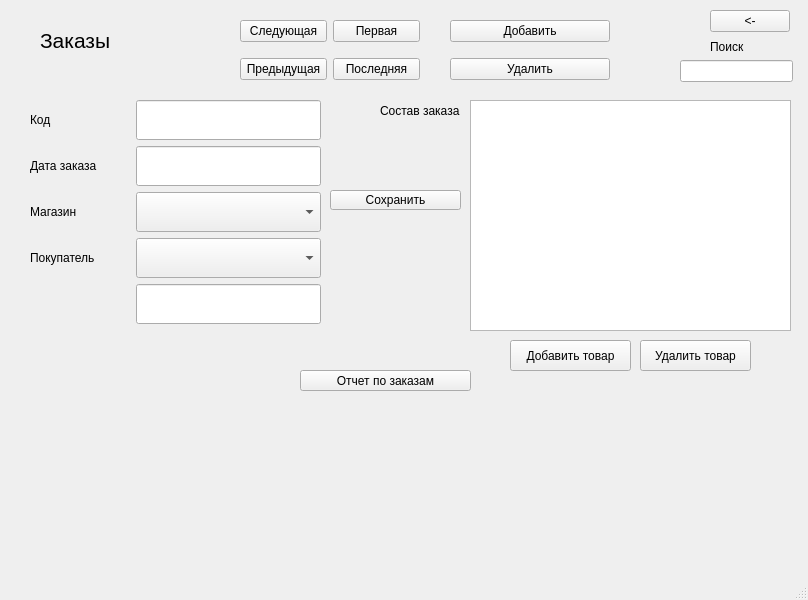
<?xml version="1.0" encoding="UTF-8"?>
<ui version="4.0">
 <class>MainWindow</class>
 <widget class="QMainWindow" name="MainWindow">
  <property name="geometry">
   <rect>
    <x>0</x>
    <y>0</y>
    <width>808</width>
    <height>600</height>
   </rect>
  </property>
  <property name="windowTitle">
   <string>Заказы</string>
  </property>
  <widget class="QWidget" name="centralwidget">
   <widget class="QPushButton" name="b_back">
    <property name="geometry">
     <rect>
      <x>710</x>
      <y>10</y>
      <width>80</width>
      <height>22</height>
     </rect>
    </property>
    <property name="text">
     <string>&lt;-</string>
    </property>
   </widget>
   <widget class="QWidget" name="gridLayoutWidget">
    <property name="geometry">
     <rect>
      <x>240</x>
      <y>10</y>
      <width>180</width>
      <height>80</height>
     </rect>
    </property>
    <layout class="QGridLayout" name="gridLayout">
     <item row="1" column="0">
      <widget class="QPushButton" name="b_prev">
       <property name="text">
        <string>Предыдущая</string>
       </property>
      </widget>
     </item>
     <item row="0" column="0">
      <widget class="QPushButton" name="b_next">
       <property name="text">
        <string>Следующая</string>
       </property>
      </widget>
     </item>
     <item row="0" column="1">
      <widget class="QPushButton" name="b_first">
       <property name="text">
        <string>Первая</string>
       </property>
      </widget>
     </item>
     <item row="1" column="1">
      <widget class="QPushButton" name="b_last">
       <property name="text">
        <string>Последняя</string>
       </property>
      </widget>
     </item>
    </layout>
   </widget>
   <widget class="QWidget" name="gridLayoutWidget_2">
    <property name="geometry">
     <rect>
      <x>450</x>
      <y>10</y>
      <width>160</width>
      <height>80</height>
     </rect>
    </property>
    <layout class="QGridLayout" name="gridLayout_2">
     <item row="0" column="0">
      <widget class="QPushButton" name="b_add">
       <property name="text">
        <string>Добавить</string>
       </property>
      </widget>
     </item>
     <item row="1" column="0">
      <widget class="QPushButton" name="b_delete">
       <property name="text">
        <string>Удалить</string>
       </property>
      </widget>
     </item>
    </layout>
   </widget>
   <widget class="QLabel" name="label">
    <property name="geometry">
     <rect>
      <x>40</x>
      <y>10</y>
      <width>141</width>
      <height>61</height>
     </rect>
    </property>
    <property name="font">
     <font>
      <pointsize>16</pointsize>
     </font>
    </property>
    <property name="text">
     <string>Заказы</string>
    </property>
   </widget>
   <widget class="QWidget" name="gridLayoutWidget_3">
    <property name="geometry">
     <rect>
      <x>30</x>
      <y>100</y>
      <width>291</width>
      <height>226</height>
     </rect>
    </property>
    <layout class="QGridLayout" name="gridLayout_3">
     <item row="0" column="0">
      <widget class="QLabel" name="label_2">
       <property name="minimumSize">
        <size>
         <width>100</width>
         <height>0</height>
        </size>
       </property>
       <property name="text">
        <string>Код</string>
       </property>
      </widget>
     </item>
     <item row="1" column="1">
      <widget class="QLineEdit" name="le_date">
       <property name="minimumSize">
        <size>
         <width>150</width>
         <height>40</height>
        </size>
       </property>
      </widget>
     </item>
     <item row="3" column="0">
      <widget class="QLabel" name="label_5">
       <property name="text">
        <string>Магазин</string>
       </property>
      </widget>
     </item>
     <item row="0" column="1">
      <widget class="QLineEdit" name="le_id">
       <property name="minimumSize">
        <size>
         <width>150</width>
         <height>40</height>
        </size>
       </property>
      </widget>
     </item>
     <item row="1" column="0">
      <widget class="QLabel" name="label_4">
       <property name="text">
        <string>Дата заказа</string>
       </property>
      </widget>
     </item>
     <item row="4" column="0">
      <widget class="QLabel" name="label_6">
       <property name="text">
        <string>Покупатель</string>
       </property>
      </widget>
     </item>
     <item row="5" column="1">
      <widget class="QLineEdit" name="le_phone">
       <property name="minimumSize">
        <size>
         <width>150</width>
         <height>40</height>
        </size>
       </property>
      </widget>
     </item>
     <item row="3" column="1">
      <widget class="QComboBox" name="cb_store">
       <property name="minimumSize">
        <size>
         <width>0</width>
         <height>40</height>
        </size>
       </property>
      </widget>
     </item>
     <item row="4" column="1">
      <widget class="QComboBox" name="cb_customer">
       <property name="minimumSize">
        <size>
         <width>0</width>
         <height>40</height>
        </size>
       </property>
      </widget>
     </item>
    </layout>
   </widget>
   <widget class="QTableView" name="tw">
    <property name="geometry">
     <rect>
      <x>470</x>
      <y>100</y>
      <width>321</width>
      <height>231</height>
     </rect>
    </property>
   </widget>
   <widget class="QLabel" name="label_3">
    <property name="geometry">
     <rect>
      <x>380</x>
      <y>100</y>
      <width>121</width>
      <height>21</height>
     </rect>
    </property>
    <property name="text">
     <string>Состав заказа</string>
    </property>
   </widget>
   <widget class="QPushButton" name="b_otchet">
    <property name="geometry">
     <rect>
      <x>300</x>
      <y>370</y>
      <width>171</width>
      <height>21</height>
     </rect>
    </property>
    <property name="text">
     <string>Отчет по заказам</string>
    </property>
   </widget>
   <widget class="QLineEdit" name="le_search">
    <property name="geometry">
     <rect>
      <x>680</x>
      <y>60</y>
      <width>113</width>
      <height>22</height>
     </rect>
    </property>
   </widget>
   <widget class="QLabel" name="label_8">
    <property name="geometry">
     <rect>
      <x>710</x>
      <y>40</y>
      <width>57</width>
      <height>14</height>
     </rect>
    </property>
    <property name="text">
     <string>Поиск</string>
    </property>
   </widget>
   <widget class="QPushButton" name="b_save">
    <property name="geometry">
     <rect>
      <x>330</x>
      <y>190</y>
      <width>131</width>
      <height>20</height>
     </rect>
    </property>
    <property name="text">
     <string>Сохранить</string>
    </property>
   </widget>
   <widget class="QPushButton" name="btn_add_detail">
    <property name="geometry">
     <rect>
      <x>510</x>
      <y>340</y>
      <width>121</width>
      <height>31</height>
     </rect>
    </property>
    <property name="text">
     <string>Добавить товар</string>
    </property>
   </widget>
   <widget class="QPushButton" name="btn_delete_detail">
    <property name="geometry">
     <rect>
      <x>640</x>
      <y>340</y>
      <width>111</width>
      <height>31</height>
     </rect>
    </property>
    <property name="text">
     <string>Удалить товар</string>
    </property>
   </widget>
  </widget>
  <widget class="QMenuBar" name="menubar">
   <property name="geometry">
    <rect>
     <x>0</x>
     <y>0</y>
     <width>808</width>
     <height>19</height>
    </rect>
   </property>
  </widget>
  <widget class="QStatusBar" name="statusbar"/>
 </widget>
 <resources/>
 <connections/>
</ui>
